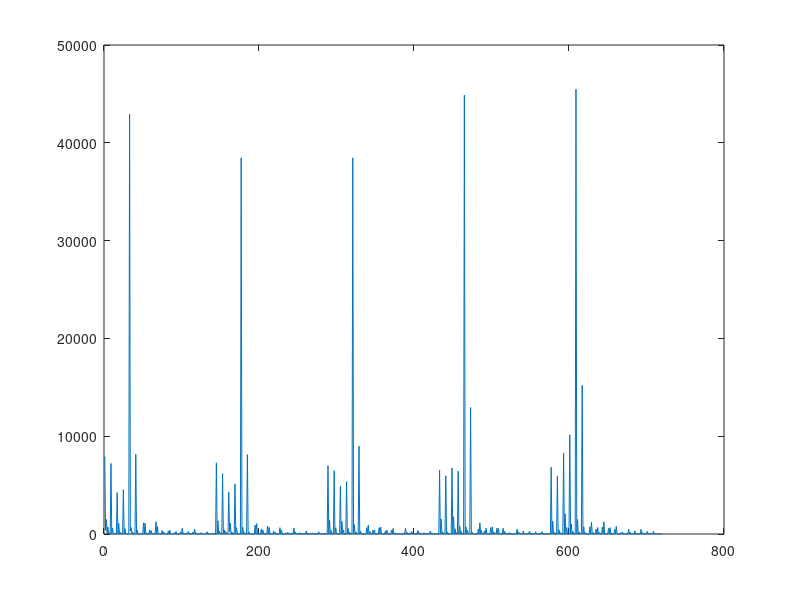

Source code (MATLAB):
% clear;clc

% load('test1.mat') % nominalrange [25, 50]
% load('test2.mat') % nominalrange [15, 30]
% load('test2_2.mat') % nominalrange [15, 30]

% load('test_3.mat') % nominalrange [15, 30]
% load('test_5_2000.mat')
% load('test1.mat')
% load('test5_s5plus2square.mat')
load('test7_1000.mat')
figure;
stateCountList = [];
for i = 1:prod(size(stateCount))
    stateCountList = [stateCountList, stateCount(i)];
end
plot(stateCountList)


fprintf('state visit count == 0\n')

listLarger = find(stateCountList==0);
for i = listLarger
    [a,b,c,d,e,f]=ind2sub(size(Q),i);
%     if a == 1
%         fprintf('%.0f, %.0f, %.0f, %.0f, %.0f, count: %.0f\n', a,b,c,d,e, stateCountList(i));
%     end
    [tmp, ff] = max(Q(a,b,c,d,e,:));
    fprintf('%.0f, %.0f, %.0f, %.0f, %.0f,%.0f, count: %.0f, Q: %.2f maxQ: %.2f, argmaxQ: %.0f\n', a,b,c,d,e,f, stateCountList(i), Q(a,b,c,d,e,f), max(Q(a,b,c,d,e,:)), ff);
end

fprintf('state visit count == 0 and s1 = 0\n')

listLarger = find(stateCountList==0);
for i = listLarger
    [a,b,c,d,e,f]=ind2sub(size(Q),i);
    if a == 1
        [tmp, ff] = max(Q(a,b,c,d,e,:));
        fprintf('%.0f, %.0f, %.0f, %.0f, %.0f,%.0f, count: %.0f, Q: %.2f maxQ: %.2f, argmaxQ: %.0f\n', a,b,c,d,e,f, stateCountList(i), Q(a,b,c,d,e,f), max(Q(a,b,c,d,e,:)), ff);
    end
end

sum(Q(:)~=0)
sum(Q(:)==0)